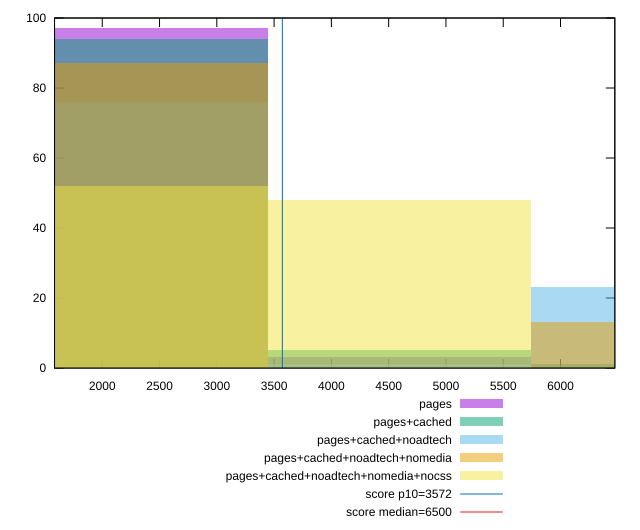

Here is the gnuplot script that generated this plot:
reset

$pages <<EOF
2296.39432633688 97
4592.78865267376 3
EOF

$pagesCached <<EOF
4592.78865267376 5
2296.39432633688 94
6889.18297901064 1
EOF

$pagesCachedNoadtech <<EOF
2296.39432633688 76
6889.18297901064 23
4592.78865267376 1
EOF

$pagesCachedNoadtechNomedia <<EOF
2296.39432633688 87
6889.18297901064 13
EOF

$pagesCachedNoadtechNomediaNocss <<EOF
4592.78865267376 48
2296.39432633688 52
EOF

set key outside below
set boxwidth 2296.39432633688
set xrange [1583.4740000000002:6474.110699999999]
set yrange [0:100]
set trange [0:100]
set style fill transparent solid 0.5 noborder

set parametric
set terminal svg size 640, 530 enhanced background rgb 'white'
set output "report_00019_2021-02-10T18-14-37.922Z//first-cpu-idle/comparison/histogram/all_raw.svg"

plot $pages title "pages" with boxes, \
     $pagesCached title "pages+cached" with boxes, \
     $pagesCachedNoadtech title "pages+cached+noadtech" with boxes, \
     $pagesCachedNoadtechNomedia title "pages+cached+noadtech+nomedia" with boxes, \
     $pagesCachedNoadtechNomediaNocss title "pages+cached+noadtech+nomedia+nocss" with boxes, \
     3572,t title "score p10=3572", \
     6500,t title "score median=6500"

reset
